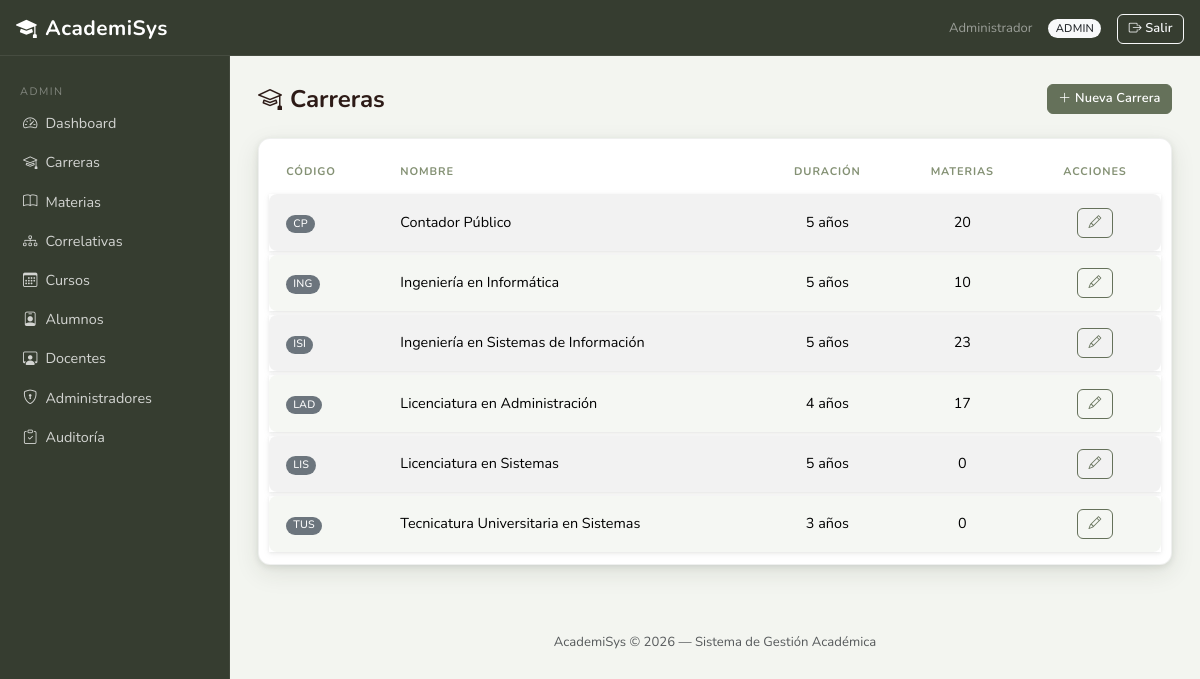
The app's page /index.php?controller=admin&action=carreras (signed in) with its own data.
### tables this page shows
CREATE TABLE `carrera` (
  `CodCarrera` varchar(10) NOT NULL,
  `NomCarrera` varchar(150) NOT NULL,
  `DurAnios` int(11) NOT NULL
);

### core/Controller.php (called while the page is built, shortened)
<?php
abstract class Controller {
    protected function render(string $view, array $data = []): void {
        extract($data);
        require_once BASE_PATH . '/views/layouts/header.php';
        require_once BASE_PATH . "/views/{$view}.php";
        require_once BASE_PATH . '/views/layouts/footer.php';
    }
}

### controllers/AdminController.php (called while the page is built, shortened)
<?php
class AdminController extends Controller {
    private AdminModel     $adminModel;
    public function __construct() {
        $this->adminModel     = new AdminModel();
    }
    public function carreras(): void {
        $carreras = $this->adminModel->getCarreras();
        $this->render('admin/carreras', compact('carreras'));
    }
}

### core/Router.php (called while the page is built, shortened)
<?php
class Router {
    public function dispatch(): void {
        $action     = preg_replace('/[^a-zA-Z]/', '', $_GET['action'] ?? 'login');
        $obj = new $className();
        $obj->$action();
    }
}

### index.php (called while the page is built, shortened)
<?php
require_once BASE_PATH . '/config/database.php';
require_once BASE_PATH . '/core/Model.php';
require_once BASE_PATH . '/core/Controller.php';
require_once BASE_PATH . '/core/Router.php';
$router = new Router();
$router->dispatch();

### config/database.php (called while the page is built, shortened)
<?php
class Database {
    private static ?PDO $instance = null;
    public static function getConnection(): PDO {
        if (self::$instance === null) {
            $dsn  = 'mysql:host=localhost;dbname=academisys;charset=utf8mb4';
            $opts = [
                PDO::ATTR_ERRMODE            => PDO::ERRMODE_EXCEPTION,
                PDO::ATTR_DEFAULT_FETCH_MODE => PDO::FETCH_ASSOC,
                PDO::ATTR_EMULATE_PREPARES   => false,
            ];
            self::$instance = new PDO($dsn, 'root', '', $opts);
        }
        return self::$instance;
    }
}

### core/Model.php (called while the page is built, shortened)
<?php
abstract class Model {
    public function __construct() {
        $this->db = Database::getConnection();
    }
}

### models/AdminModel.php (called while the page is built, shortened)
<?php
class AdminModel extends Model {
    public function getCarreras(): array {
        $stmt = $this->db->prepare("
            SELECT c.*, COUNT(m.CodMateria) AS totalMaterias
              FROM Carrera c
              LEFT JOIN Materia m ON m.CodCarrera = c.CodCarrera
             GROUP BY c.CodCarrera
             ORDER BY c.NomCarrera
        ");
        $stmt->execute();
        return $stmt->fetchAll();
    }
}

### views/admin/carreras.php (the view)
<div class="d-flex justify-content-between align-items-center mb-4">
    <h4 class="fw-bold mb-0"><i class="bi bi-mortarboard me-2"></i>Carreras</h4>
    <a href="index.php?controller=admin&action=carrera" class="btn btn-primary btn-sm">
        <i class="bi bi-plus-lg me-1"></i>Nueva Carrera
    </a>
</div>
<div class="card border-0 shadow-sm">
    <div class="card-body p-0">
        <table class="table table-striped table-hover table-bordered mb-0">
            <thead class="table-dark">
                <tr>
                    <th>Código</th>
                    <th>Nombre</th>
                    <th class="text-center">Duración</th>
                    <th class="text-center">Materias</th>
                    <th class="text-center">Acciones</th>
                </tr>
            </thead>
            <tbody>
            <?php if (empty($carreras)): ?>
                <tr><td colspan="5" class="text-center text-muted py-3">No hay carreras registradas.</td></tr>
            <?php else: ?>
                <?php foreach ($carreras as $c): ?>
                <tr>
                    <td><span class="badge bg-secondary"><?= htmlspecialchars($c['CodCarrera']) ?></span></td>
                    <td><?= htmlspecialchars($c['NomCarrera']) ?></td>
                    <td class="text-center"><?= (int)$c['DurAnios'] ?> años</td>
                    <td class="text-center"><?= (int)$c['totalMaterias'] ?></td>
                    <td class="text-center">
                        <a href="index.php?controller=admin&action=carrera&cod=<?= urlencode($c['CodCarrera']) ?>"
                           class="btn btn-outline-primary btn-sm">
                            <i class="bi bi-pencil"></i>
                        </a>
                    </td>
                </tr>
                <?php endforeach; ?>
            <?php endif; ?>
            </tbody>
        </table>
    </div>
</div>

### assets/css/style.css (style rules this page uses)
:root { --br-900: #272E22; --br-800: #363D30; --br-700: #4A5240; --br-600: #65715A; --br-500: #849174; --br-400: #A3B090; --br-300: #C4CFBA; --br-200: #DDE5D8; --br-100: #ECF0E8; --br-50: #F3F5F0; --amber: #EF8C00; --amber-lt:#FFF8EC; --green: #4A7C4E; --green-lt:#EEF5EE; --teal: #00796B; --teal-lt: #E0F2F0; --rose: #BF360C; --rose-lt: #FBE9E7; --indigo: #3949AB; --indigo-lt:#EEF0FC; --shadow-sm: 0 1px 4px rgba(62,39,35,.07); --shadow-md: 0 4px 16px rgba(62,39,35,.13); --shadow-lg: 0 8px 32px rgba(62,39,35,.18); --radius: 10px; --radius-sm: 6px; }
body { background: var(--br-50); font-family: 'Nunito', sans-serif; font-size: .93rem; color: #2D1B17; }
h1,h2,h3,h4,h5,h6 { font-family:'Nunito',sans-serif; }
.card { border: 1px solid rgba(39,46,34,.07) !important; border-radius: 12px !important; box-shadow: 0 2px 6px rgba(39,46,34,.10), 0 8px 24px rgba(39,46,34,.10); transition: box-shadow .22s ease, transform .22s ease; background: #fff; }
.card-body { padding: 1.25rem; }
.card.shadow-sm, .card.shadow, .card.shadow-lg { box-shadow: 0 2px 6px rgba(39,46,34,.10), 0 8px 24px rgba(39,46,34,.10) !important; }
.table { border-collapse: separate !important; border-spacing: 0 4px !important; font-size: .9rem; margin: .5rem 0 !important; }
.card-body > .table, .card-body > .table-responsive .table { margin-left: .6rem !important; margin-right: .6rem !important; width: calc(100% - 1.2rem) !important; }
.table > :not(caption) > * > * { padding: .82rem 1.1rem; vertical-align: middle; border: none !important; }
.table > tbody > * > * { background-color: #fff; }
.table-dark { background: transparent !important; }
.table > thead.table-dark > tr > th, .table > thead.table-light > tr > th, .table > thead > tr > th { background: transparent !important; color: var(--br-500) !important; font-family: 'Nunito', sans-serif !important; font-size: .69rem; font-weight: 700; text-transform: uppercase; letter-spacing: .9px; border: none !important; padding-bottom: .6rem; }
.table > tbody > tr { box-shadow: 0 1px 3px rgba(39,46,34,.08), 0 2px 8px rgba(39,46,34,.05); transition: box-shadow .18s ease, transform .18s ease; }
.table > tbody > tr > td:first-child { border-radius: 8px 0 0 8px !important; }
.table > tbody > tr > td:last-child { border-radius: 0 8px 8px 0 !important; }
.table-bordered { border: none !important; }
.table-striped > tbody > tr:nth-of-type(even) > * { background-color: #F5F7F3 !important; }
.table-striped > tbody > tr:nth-of-type(odd) > * { background-color: #fff !important; }
.btn { border-radius: 8px; font-weight: 600; font-size: .875rem; padding: .45rem .95rem; letter-spacing: .15px; transition: background .15s ease, border-color .15s ease, box-shadow .15s ease, transform .1s ease; }
.btn-sm { border-radius: 6px; font-size: .8rem; padding: .28rem .65rem; }
.btn-primary { background: var(--br-600); border-color: var(--br-600); color: #fff; }
.btn-outline-primary { color: var(--br-600); border-color: var(--br-600); background: transparent; }
.badge { border-radius:20px; font-weight:500; letter-spacing:.2px; }

### records on screen
carrera: CodCarrera "CP", NomCarrera "Contador Público", DurAnios "5", totalMaterias "20"
carrera: CodCarrera "ING", NomCarrera "Ingeniería en Informática", DurAnios "5", totalMaterias "10"
carrera: CodCarrera "ISI", NomCarrera "Ingeniería en Sistemas de Información", DurAnios "5", totalMaterias "23"
carrera: CodCarrera "LAD", NomCarrera "Licenciatura en Administración", DurAnios "4", totalMaterias "17"
carrera: CodCarrera "LIS", NomCarrera "Licenciatura en Sistemas", DurAnios "5", totalMaterias "0"
carrera: CodCarrera "TUS", NomCarrera "Tecnicatura Universitaria en Sistemas", DurAnios "3", totalMaterias "0"

### other values on screen
$_SESSION['usuario']['NombreCompleto'] "Administrador"
$_SESSION['usuario']['NombreRol'] "ADMIN"
